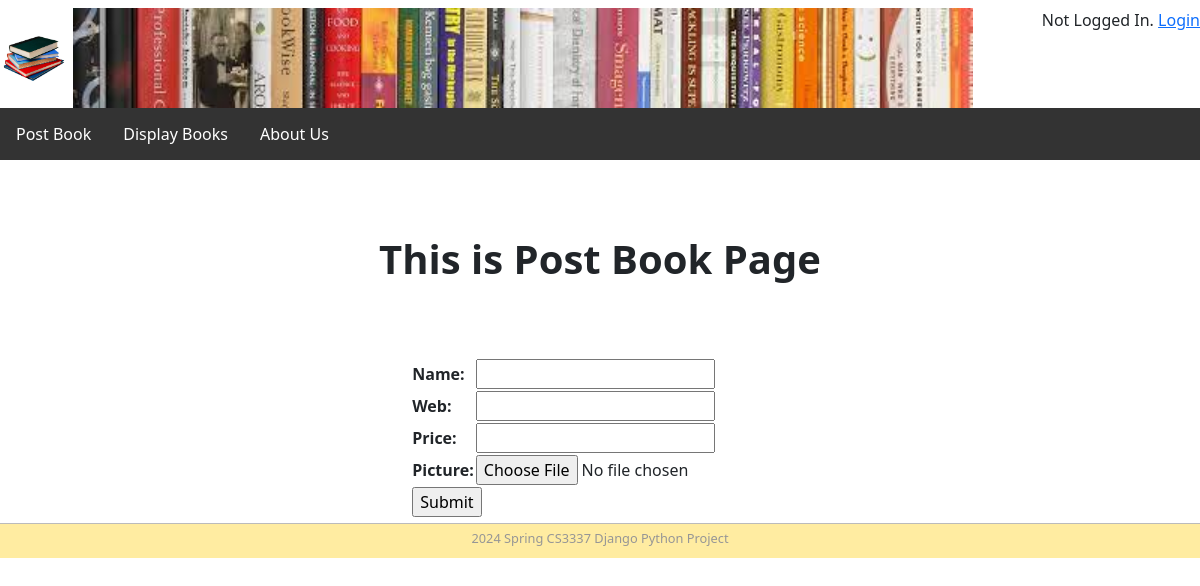
Page /postbook on the earlier database version.
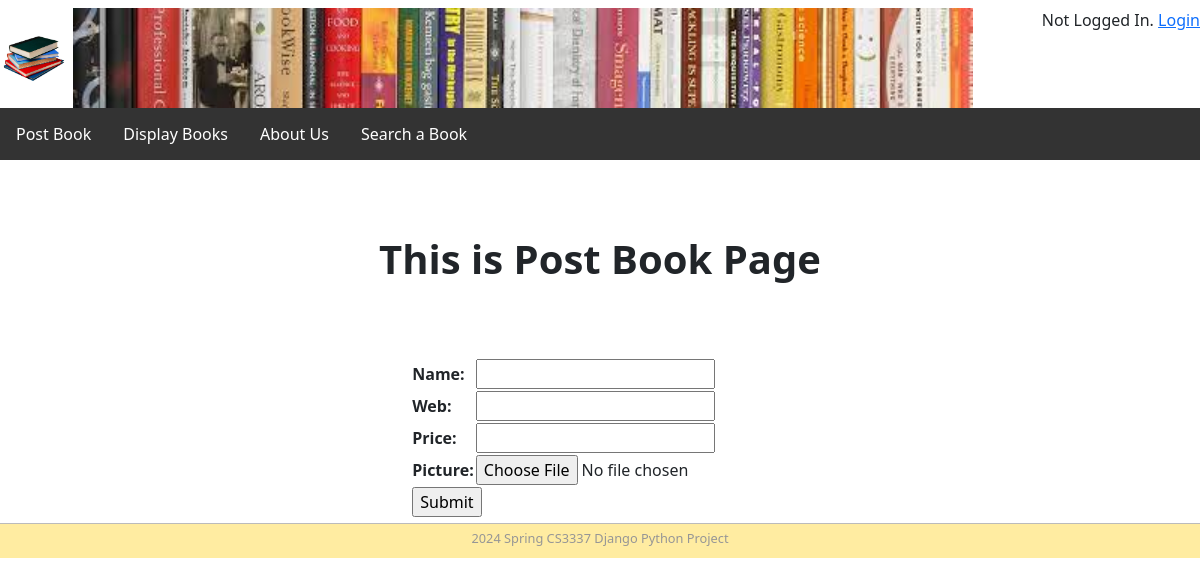
Same page on the later database version.
### bookMng/models.py (models this page shows, shortened)
class MainMenu(models.Model):
    item = models.CharField(max_length=200, unique=True)
    link = models.CharField(max_length=200, unique=True)

### bookMng/views.py (the view)
# urls.py: path('postbook', views.postbook, name='postbook'),
def postbook(request):
    submitted = False
    if request.method == 'POST':
        form = BookForm(request.POST, request.FILES)
        if form.is_valid():
            book = form.save(commit=False)
            try:
                book.username = request.user
            except Exception:
                pass
            book.save()
            return HttpResponseRedirect('/postbook?submitted=True')
    else:
        form = BookForm()
        if 'submitted' in request.GET:
            submitted = True
    return render(request,
                  'bookMng/postbook.html',
                  {
                      'form': form,
                      'item_list': MainMenu.objects.all(),
                      'submitted': submitted,
                  }
                  )

### bookMng/forms.py
class BookForm(ModelForm):
    class Meta:
        model = Book
        fields = [
            'name',
            'web',
            'price',
            'picture',
        ]

### bookEx/templates/bookMng/postbook.html (shortened to what this page needs)
{% extends "base.html" %}
{% load static %}
{% block sidenav %}
   {% for item in item_list %}
     <li>
       <a href="{{ item.link }}"> {{ item.item }} </a>
     </li>
   {% endfor %}
{% endblock sidenav %}
{% block content %}
<h1> This is Post Book Page</h1>
{% if submitted %}
<p> Post Book Successfully!</p>
{% else %}
<form action="" enctype="multipart/form-data" method="post" novalidate>
    <table class="centeredtable">
        {{ form.as_table }}
        <tr>
          <td colspan="2">
              <input type="submit" value="Submit">
          </td>
        </tr>
    </table>
</form>
{% endif %}
{% endblock content %}

Differences in the rows shown:
added MainMenu: item "Search a Book"
